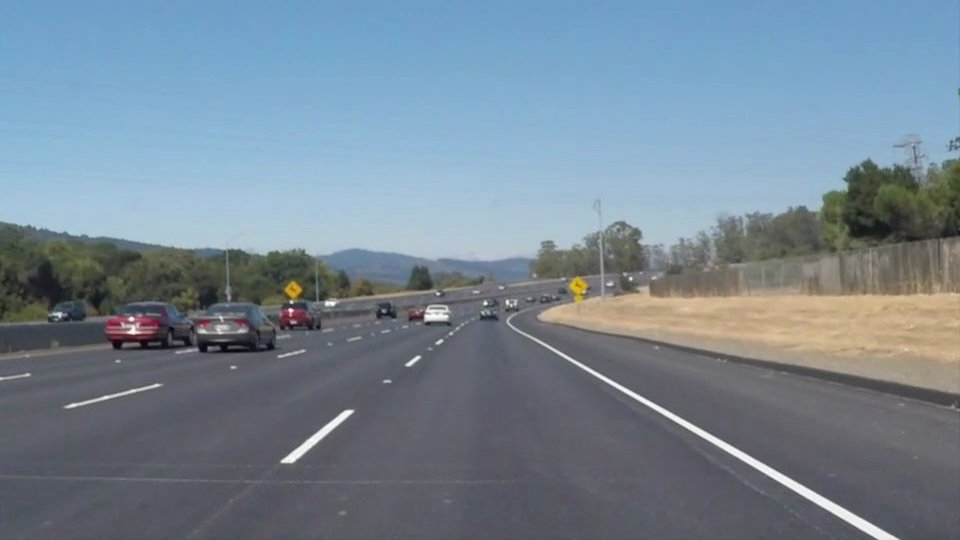
#> input picture Image processing and computer vision/lab6/externalFiles/solidWhiteCurve.jpg, 960 x 540 px
$ python es1.py
#> lines starting #> are read from the running program, lines starting #| are printed output that depends on the picture; after the words box and inside, x2 and y2 are one past the last pixel; in counts of white or black regions, pixels touching at a corner belong together
import cv2  # opencv
import numpy as np  # numpy
import matplotlib.pyplot as plt

"""prendiamo HSV perchè una volta scelto H siamo sicuri di aver preso quel tipo di colore (TINTA- H)
mentre con RGB molte combinazioni di valori diversi da loro danno quel colore"""

def edge_detection(frame):  #CANNY
    blur = cv2.GaussianBlur(frame, (9, 9), 0)
    bordi = cv2.Canny(blur, 100, 200) #gradiente in modulo
    return bordi

"""1) soglia canny
    2) immagine binaria sogliatura
    3) """

#-----------------------------------------ES1------------------------------------------------------
location = "externalFiles/solidWhiteCurve.jpg"
img = cv2.imread(location)
#> img is the input picture: shape (540, 960, 3); mean B, G, R 148.1, 134.5, 118.5

imgRGB = cv2.cvtColor(img, cv2.COLOR_BGR2RGB)
plt.subplot(3, 2, 1).axis("off")
plt.imshow(imgRGB)
plt.title("immagine iniziale")

#SOGLIATURA- prendo righe bianche + gialle-----------------------------------------
imgHSV = cv2.cvtColor(img, cv2.COLOR_BGR2HSV)
#> imgHSV: shape (540, 960, 3); mean H, S, V 97.9, 55.2, 152.4
"""PER IL BIANCO:
prendo tutti i valori di TINTA + quasi tutti i valori di SATURAZIONE + un range di valori di luminosità
tutte le possibili sfumature , ma sempre di tinta bianca , in quanto esistono molti tipi di bianchi nell'img.
prendiamo mappati sul grafico HSV: per prendere il giallo prendo il settore angolare tra 20 e 30.
noi qui stiamo prendendo tutte le sfumature di tinta (per avere un bianco sbiadito), una saturazione data da
sensitività decisa e value relativa ad una certa sensitività."""
sensitivity = 30
sogliatura_bianco = cv2.inRange(imgHSV, np.array([0,0,255-sensitivity]), np.array([255,sensitivity,255])) #restituisce img solo con zone dove ho colori
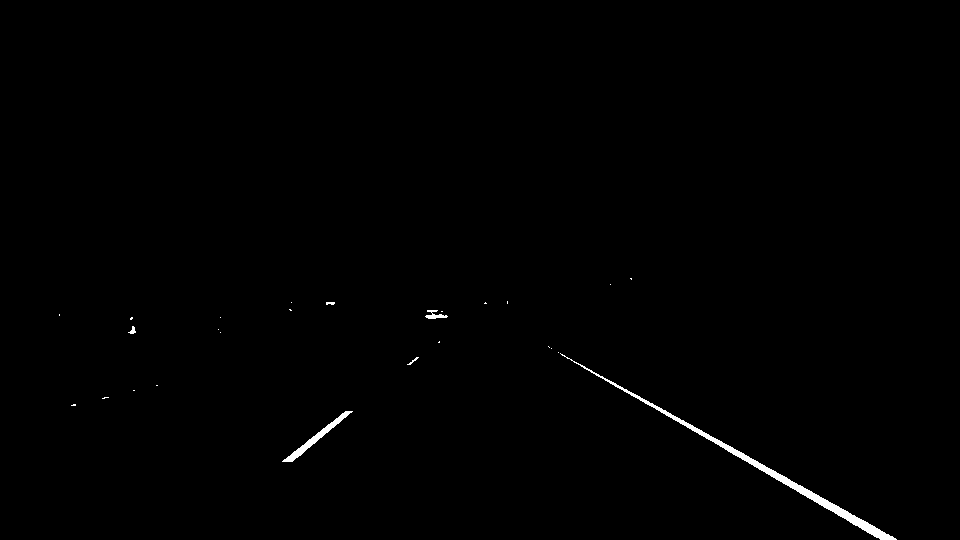
#> sogliatura_bianco: shape (540, 960); 0.52% white; 26 white regions (20 under 20 px), largest, box (x1, y1, x2, y2) and area: (560, 353, 897, 540) 1948, (282, 411, 353, 462) 483, (425, 310, 448, 319) 101, (128, 326, 136, 334) 33, (407, 357, 419, 365) 25, (326, 302, 335, 305) 23

"""PER UN COLORE NORMALE :
prende un pezzo dell'istogramma della TINTA (H) lasciando inalterata completamente la S E V cosi da prendere solo parte di esse"""
sogliatura_giallo = cv2.inRange(imgHSV, (20,100,100), (30,255,255))
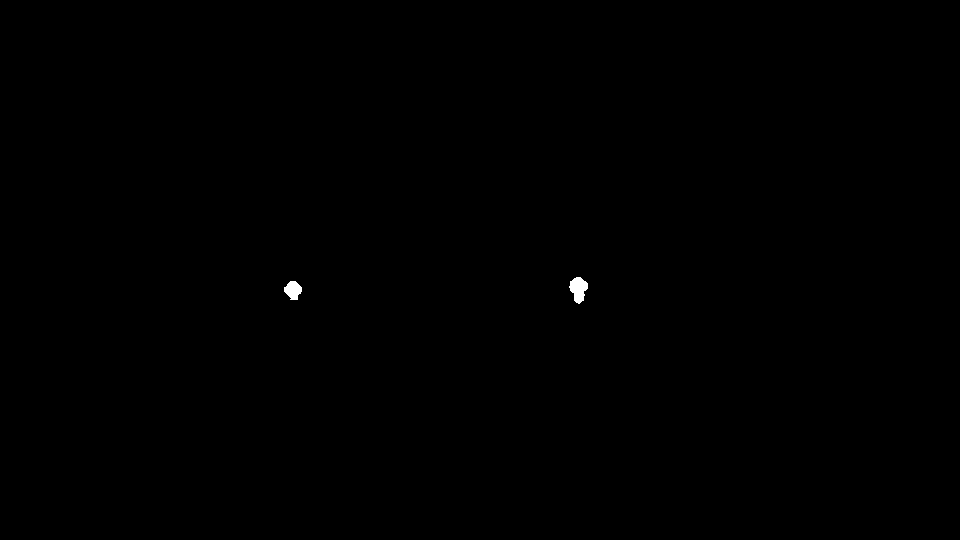
#> sogliatura_giallo: shape (540, 960); 0.11% white; 2 white regions, box (x1, y1, x2, y2) and area: (569, 277, 588, 304) 332, (284, 281, 302, 300) 239
# combine the mask
sogliaturaTOT = cv2.addWeighted(sogliatura_bianco, 1, sogliatura_giallo, 1, 0.0)
#> sogliaturaTOT: shape (540, 960); 0.63% white; 28 white regions (20 under 20 px), largest, box (x1, y1, x2, y2) and area: (560, 353, 897, 540) 1948, (282, 411, 353, 462) 483, (569, 277, 588, 304) 332
yw_mask = cv2.bitwise_or(sogliatura_bianco, sogliatura_giallo) #uguale

# apply the mask
sogliaturaTOT = cv2.bitwise_and(img, img, mask=yw_mask) #RESTITUISCE IMG BINARIA : mette 1 dove ho la corrispondenza con mask
#> sogliaturaTOT: shape (540, 960, 3)
#sogliaturaRGB = cv2.cvtColor(sogliaturaTOT, cv2.COLOR_BGR2RGB) #poiche la INRANGE fornisce img binaria ma in BGR

plt.subplot(3, 2, 2).axis("off")
plt.imshow(sogliaturaTOT)
plt.title("solidWhiteCurve-sogliatura")


#RILEVAZIONE EFFETTIVA DEI CONTORNI LINEE -----------------------------------------
#EDGE-DETECTION
bordi = edge_detection(sogliaturaTOT) #applichiamo Canny per bordare le linee
#> in edge_detection, `bordi = cv2.Canny(blur, 100, 200)`:
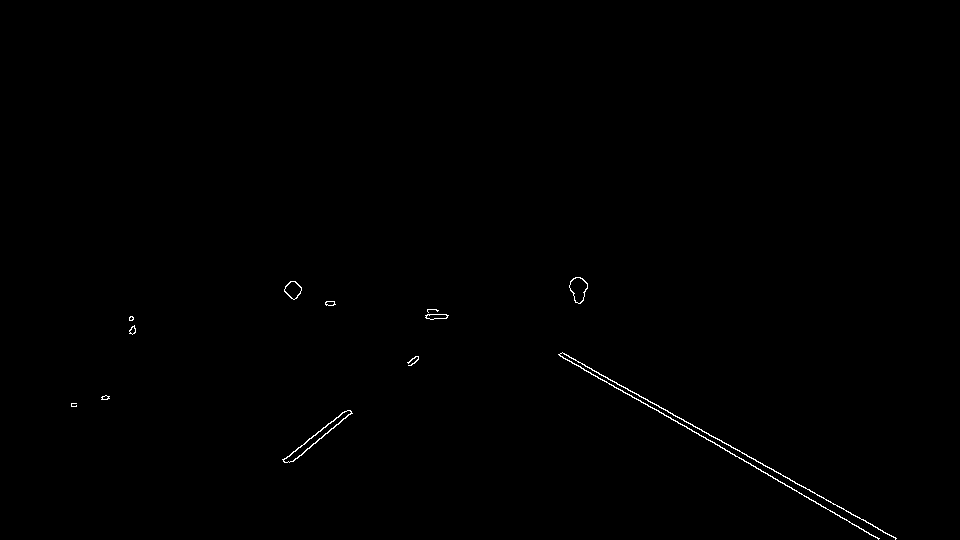
#> bordi: shape (540, 960); 0.31% white in thin lines or dots, all inside (x1, y1, x2, y2) = (71, 277, 897, 540)
bordiRGB = cv2.cvtColor(bordi, cv2.COLOR_BGR2RGB)
plt.subplot(3, 2, 3).axis("off")
plt.imshow(bordiRGB)
plt.title("bordi1- Canny")

#DILATION
kernel = np.ones((2,2),np.uint8)
dilation = cv2.dilate(bordi,kernel,iterations = 2)
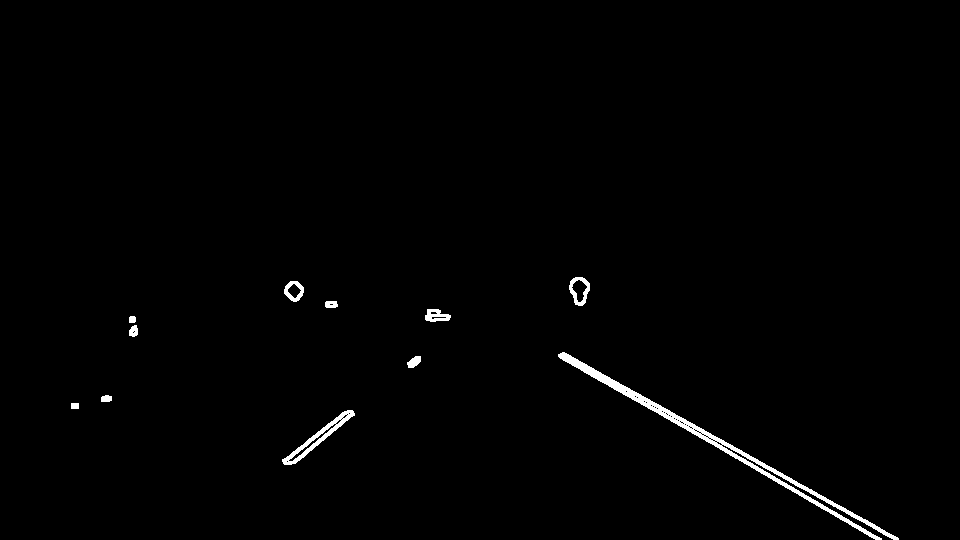
#> dilation: shape (540, 960); 0.95% white; 11 white regions, largest, box (x1, y1, x2, y2) and area: (558, 352, 899, 540) 3056, (282, 410, 355, 465) 723, (569, 277, 590, 306) 265
dilationRGB = cv2.cvtColor(dilation, cv2.COLOR_BGR2RGB)
plt.subplot(3, 2, 4).axis("off")
plt.imshow(dilationRGB)
plt.title("dilation")

#HOUGH TRASFORMATION: RILEVAZIONE
linee = cv2.HoughLinesP(dilation,1,np.pi/180,100, minLineLength=10, maxLineGap=55)
#> linee = [[560, 354, 881, 539], [562, 352, 898, 539], [558, 355, 877, 539], [561, 353, 897, 539], [561, 355, 880, 539], [560, 353, 895, 539], [563, 352, 897, 537], [558, 356, 875, 539], [408, 367, 420, 357], [283, 462, 350, 410]]
print(linee) #return 4 valori per linea = [x1 y1 x2 y2] punti inizio e fine, è una lista con un solo elemento LISTA-> ogni linea in una LISTA
#| [[[560 354 881 539]]
#|  [[562 352 898 539]]
#|  [[558 355 877 539]]
#|  [[561 353 897 539]]
#|  [[561 355 880 539]]
#|  [[560 353 895 539]]
#> (further printed lines are left out)
for line in linee:
    x1,y1,x2,y2 = line[0] #poichè line è una lista con unico elemento (ancora lista) line[0]
    print(line[0])
    cv2.line(imgRGB,(x1,y1),(x2,y2),(0,255,0),2) #disegno le linee sull'imgRGB
#> this loop made 10 passes
#> (printed output is left out)
plt.subplot(3, 2, 5).axis("off")
plt.imshow(imgRGB)
plt.title("HOUGH")

#BLUR GAUSSIANO
blurG = cv2.GaussianBlur(img, (9, 9), 0)
blurGRGB = cv2.cvtColor(blurG, cv2.COLOR_BGR2RGB)
plt.subplot(3, 2, 6).axis("off")
plt.imshow(blurGRGB)
plt.title("immagine blur gaussiano")


plt.show()

$ run again, with Image processing and computer vision/lab6/externalFiles/solidWhiteRight.jpg copied over Image processing and computer vision/lab6/externalFiles/solidWhiteCurve.jpg
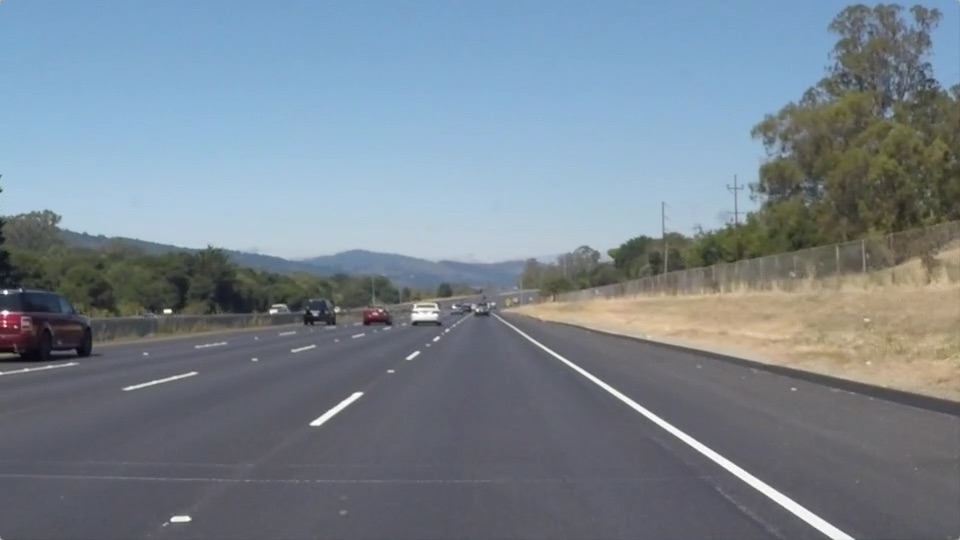
#> input picture Image processing and computer vision/lab6/externalFiles/solidWhiteRight.jpg, 960 x 540 px
#> img is the input picture: shape (540, 960, 3); mean B, G, R 143.7, 132.6, 120.3
#> imgHSV: shape (540, 960, 3); mean H, S, V 95, 51.9, 149.2
#> `sogliatura_bianco = cv2.inRange(imgHSV, np.array([0,0,255-sensitivity]..`:
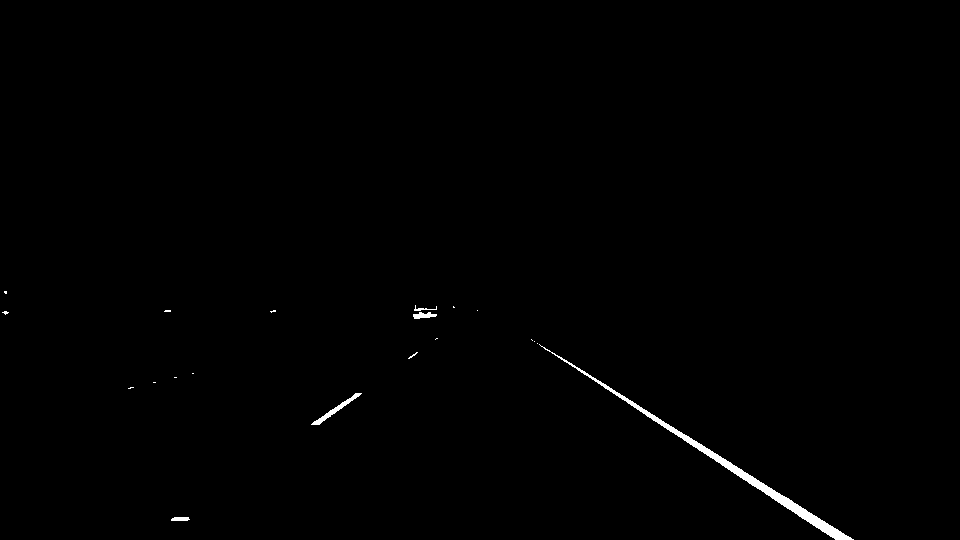
#> sogliatura_bianco: shape (540, 960); 0.51% white; 20 white regions (15 under 20 px), largest, box (x1, y1, x2, y2) and area: (539, 344, 854, 540) 2085, (311, 393, 362, 425) 251, (413, 312, 437, 319) 108, (171, 517, 190, 521) 68, (414, 305, 437, 311) 45
#> sogliatura_giallo: shape (540, 960); 0.01% white in thin lines or dots, all inside (x1, y1, x2, y2) = (833, 100, 942, 341)
#> bordi: shape (540, 960); 0.27% white in thin lines or dots, all inside (x1, y1, x2, y2) = (2, 290, 853, 540)
#> `dilation = cv2.dilate(bordi,kernel,iterations = 2)`:
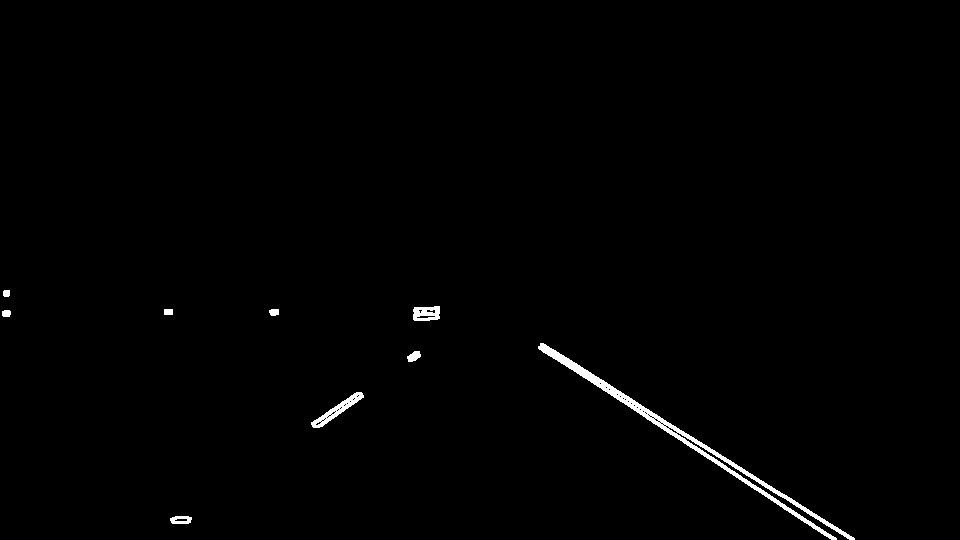
#> dilation: shape (540, 960); 0.82% white; 9 white regions, largest, box (x1, y1, x2, y2) and area: (538, 343, 855, 540) 2967, (311, 392, 364, 428) 488, (413, 306, 440, 321) 319
#> linee = [[540, 343, 854, 539], [540, 345, 850, 539], [538, 346, 835, 539], [540, 346, 836, 538], [542, 343, 854, 538], [653, 423, 831, 539], [538, 347, 834, 539], [542, 346, 851, 539], [538, 348, 833, 539]]
#| [[[540 343 854 539]]
#|  [[540 345 850 539]]
#|  [[538 346 835 539]]
#|  [[540 346 836 538]]
#|  [[542 343 854 538]]
#|  [[653 423 831 539]]
#> (further printed lines are left out)
#> the loop `for line in linee:` made 9 passes
#> (printed output is left out)

$ run again, with Image processing and computer vision/lab6/externalFiles/solidYellowCurve.jpg copied over Image processing and computer vision/lab6/externalFiles/solidWhiteCurve.jpg
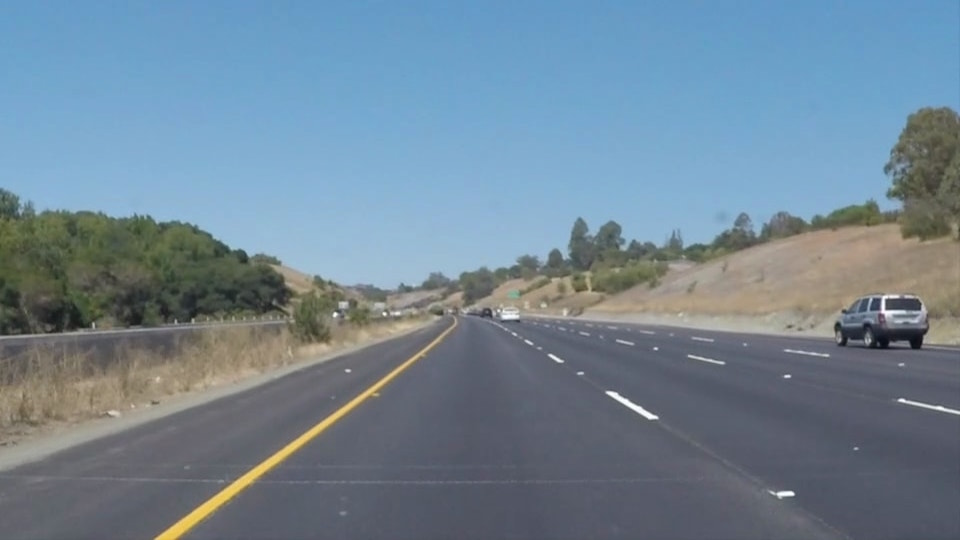
#> input picture Image processing and computer vision/lab6/externalFiles/solidYellowCurve.jpg, 960 x 540 px
#> img is the input picture: shape (540, 960, 3); mean B, G, R 149, 133.4, 113
#> imgHSV: shape (540, 960, 3); mean H, S, V 90, 67.7, 154.4
#> sogliatura_bianco: shape (540, 960); 0.1% white; 20 white regions (14 under 20 px), largest, box (x1, y1, x2, y2) and area: (607, 392, 657, 419) 210, (882, 296, 905, 316) 97, (778, 492, 794, 496) 48, (502, 314, 518, 319) 47, (928, 406, 960, 413) 44, (550, 355, 560, 362) 20
#> `sogliatura_giallo = cv2.inRange(imgHSV, (20,100,100), (30,255,255))`:
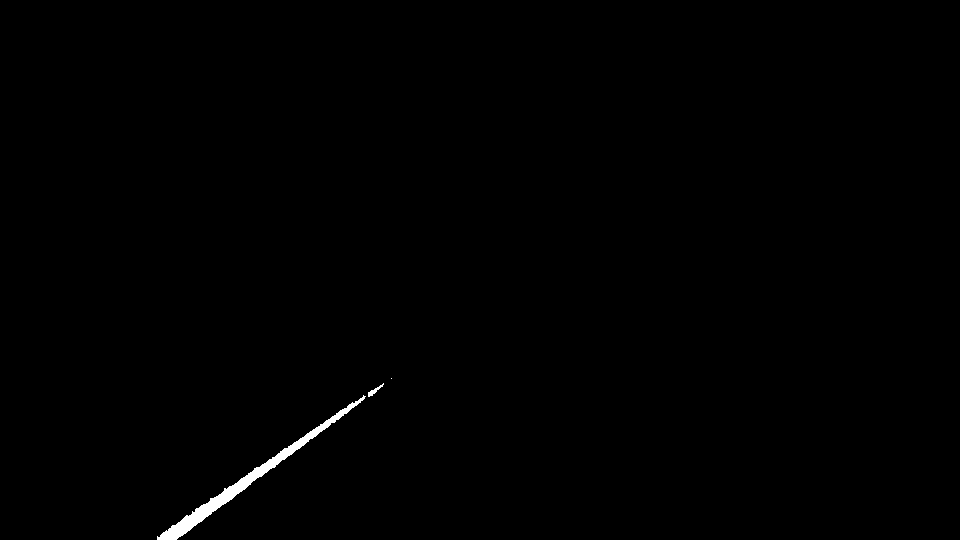
#> sogliatura_giallo: shape (540, 960); 0.45% white; 3 white regions (1 under 20 px), largest, box (x1, y1, x2, y2) and area: (157, 395, 366, 540) 2256, (368, 383, 384, 397) 64
#> bordi: shape (540, 960); 0.23% white in thin lines or dots, all inside (x1, y1, x2, y2) = (157, 294, 960, 540)
#> `dilation = cv2.dilate(bordi,kernel,iterations = 2)`:
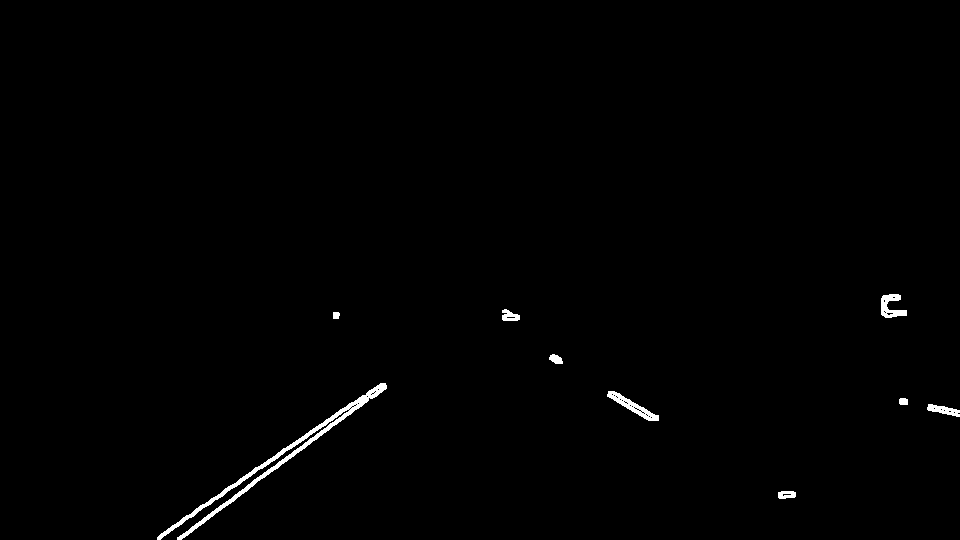
#> dilation: shape (540, 960); 0.71% white; 9 white regions, largest, box (x1, y1, x2, y2) and area: (157, 383, 387, 540) 2209, (607, 391, 659, 421) 447, (881, 294, 907, 318) 347
#> linee = [[157, 537, 385, 384], [177, 539, 386, 387], [160, 534, 384, 383], [177, 538, 386, 386], [177, 537, 386, 385], [172, 525, 382, 383], [254, 479, 369, 395], [178, 539, 386, 388]]
#| [[[157 537 385 384]]
#|  [[177 539 386 387]]
#|  [[160 534 384 383]]
#|  [[177 538 386 386]]
#|  [[177 537 386 385]]
#|  [[172 525 382 383]]
#> (further printed lines are left out)
#> the loop `for line in linee:` made 8 passes
#> (printed output is left out)
